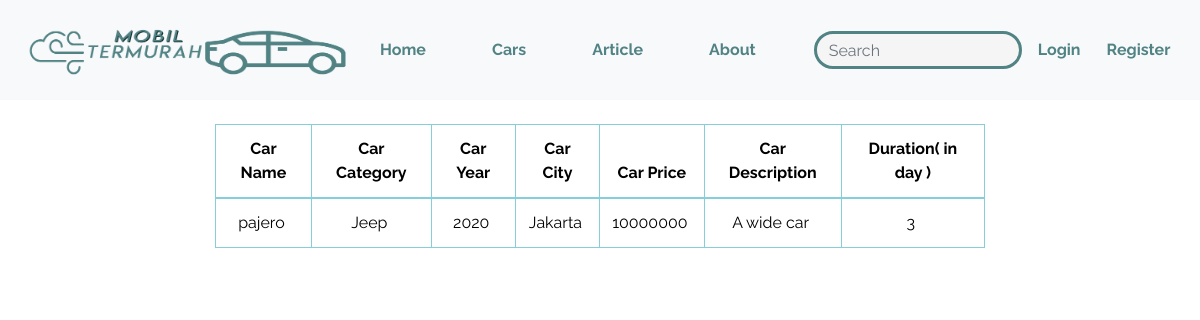
Before: /listOfTransaction/ with the older database file.
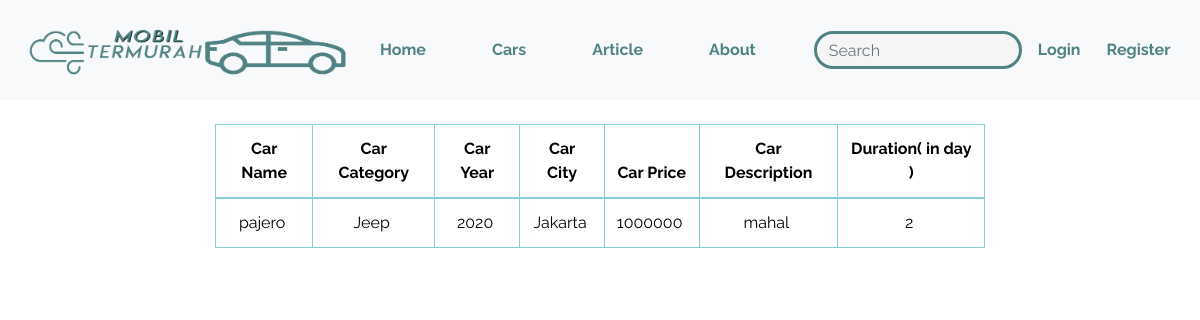
After: the same page with the newer database file.
### tugas/models.py (models this page shows, shortened)
class Transaction(models.Model):
    carName = models.ForeignKey(Car, on_delete=models.CASCADE)
    transactionDuration = models.PositiveIntegerField(default=0, validators=[MinValueValidator(1)])

class Car(models.Model):
    carName = models.CharField(max_length=30)
    carCategory = models.ForeignKey(Category, on_delete=models.CASCADE)
    carYear = models.CharField(max_length=4)
    carCity = models.CharField(max_length=50)
    carPrice = models.CharField(max_length=15)
    carDescription = models.CharField(max_length=1000)
    carImage = models.ImageField(upload_to= 'media/', default = 'static/img/Car.png')
    carRating = models.PositiveIntegerField(default=0, validators=[MinValueValidator(1), MaxValueValidator(5)])
    favourite = models.ManyToManyField(User, related_name="favourite_car", blank=True)

class Category(models.Model):
    categoryName = models.CharField(max_length=20)
    def __str__(self):
        return self.categoryName

### tugas/views.py (the view)
# urls.py: path('listOfTransaction/', views.transaction, name='listOfTransaction'),
def transaction(request):
    transactions = Transaction.objects.all()
    response = {
        'transactions' : transactions
    }
    return render(request, 'pages/listOfTransaction.html', response)

### tugas/context_processors.py (called while the page is built)
def datent(request):
    import datetime
    return {
        'date': datetime.datetime.now()
    }

### tugas/templates/pages/listOfTransaction.html
{% extends 'pages/base.html'%}
{% load static %}
{% block content %}
<br>
<div class="container" style="max-width: 800px;">
<table id="transtable" class="table table-info table-bordered" style="text-align: center;">
	<thead>
	  <tr>
		<th scope="col">Car Name</th>
		<th scope="col">Car Category</th>
		<th scope="col">Car Year</th>
		<th scope="col">Car City</th>
		<th scope="col">Car Price</th>
		<th scope="col">Car Description</th>
		<th scope="col">Duration( in day )</th>
	  </tr>
	</thead>
	<tbody>
		{% for transaction in transactions %}
		<tr>
			<td align="center">
				{{transaction.carName.carName}}&nbsp;
			</td>
			<td align="center">
				{{transaction.carName.carCategory}}&nbsp;
			</td>
			<td align="center">
				{{transaction.carName.carYear}}&nbsp;
			</td>
			<td align="center">
				{{transaction.carName.carCity}}&nbsp;
			</td>
			<td align="center">
				{{transaction.carName.carPrice}}&nbsp;
			</td>
			<td align="center">
				{{transaction.carName.carDescription}}&nbsp;
			</td>
			<td align="center">
				{{transaction.transactionDuration}}&nbsp;
			</td>
		</tr>
		{% endfor %}
	</tbody>
  </table>
</div>
{% endblock %}

### tugas/templates/pages/base.html (shortened to what this page needs)
{% load static %}
<!DOCTYPE html>
<html lang="en">
<head>
    <link rel="stylesheet" href="https://stackpath.bootstrapcdn.com/bootstrap/4.4.1/css/bootstrap.min.css">
    <link rel="stylesheet" type="text/css" href="{%static 'css/main.css'%}">
</head>
<body>
    <nav class="navbar navbar-expand-lg navbar-light bg-light">
        <a class="navbar-brand" href="{%url 'index'%}"><img src="{%static 'img/Logo.png'%}" alt="" ></a>
        <div class="collapse navbar-collapse" id="navbarSupportedContent">
          <ul class="navbar-nav ml-auto">
            <li class="nav-item">
              <a class="nav-link" href="{%url 'index'%}">Home</a>
            </li>
            <li class="nav-item">
              <a class="nav-link" href="{%url 'cars'%}"">Cars</a>
            </li>
            <li class="nav-item">
                <a class="nav-link" href="{%url 'articles'%}">Article</a>
              </li>
              <li class="nav-item">
                <a class="nav-link" href="{%url 'about'%}">About</a>
              </li>
          </ul>
          <form class="form-inline my-2 my-lg-0" method="POST" action="{% url 'findCar' %}">{% csrf_token %}
            <input name="carName" class="form-control mr-sm-2" type="search" placeholder="Search" aria-label="Search">
          </form>
          <ul class="navbar-nav pull-left">
              {% if user.is_authenticated %}
              <li class="nav-item dropdown">
                <a class="nav-link dropdown-toggle" id="navAbout" href="#" id="navbarDropdown" role="button" data-toggle="dropdown" aria-haspopup="true" aria-expanded="false">
                  {{user.username}}
                </a>
                <div class="dropdown-menu dropdown-menu-right" aria-labelledby="navbarDropdown">
                    <a class="dropdown-item" href="#">Favorite Car</a>
                    <div class="dropdown-divider"></div>
                    <a class="dropdown-item" href="#">Transaction History</a>
                    <div class="dropdown-divider"></div>
                    <a class="dropdown-item" href="#">Reviews</a>
                    <div class="dropdown-divider"></div>
                    <a class="dropdown-item" href="{%url 'logout'%}">Log Out</a>
                </div>
              </li>
              {% else %}
              <li class="nav-item">
                <a class="nav-link register" href="{%url 'login'%}">Login</a>
              </li>
              <li class="nav-item">
                  <a class="nav-link register" href="{%url 'register'%}">Register</a>
              </li>
              {% endif %}
          </ul>
        </div>
      </nav>
      {% block content %}
      {% endblock %}
</body>
</html>

### static/css/main.css (style rules this page uses)
body { font-family: 'Raleway', sans-serif; }
.navbar-light .navbar-nav .nav-link { color: #518384; font-weight: bold; margin-right: 50px; }
.form-control { color: #518384; border: 3px solid #518384; border-radius: 25px; background: #F6F5F5; }
.bg-light { background: #F6F5F5; }
.navbar-brand img { height: 74px; width: 340px; }
a { text-decoration: none; color: #518384; }
table#transtable { background-color: white; color: black; }
.navbar-light .navbar-nav .register { margin-right: 10px; }

Changed rows visible on the page:
changed Transaction "pajero": carName.carPrice "10000000" → "1000000"; carName.carDescription "A wide car" → "mahal"; transactionDuration "3" → "2"
